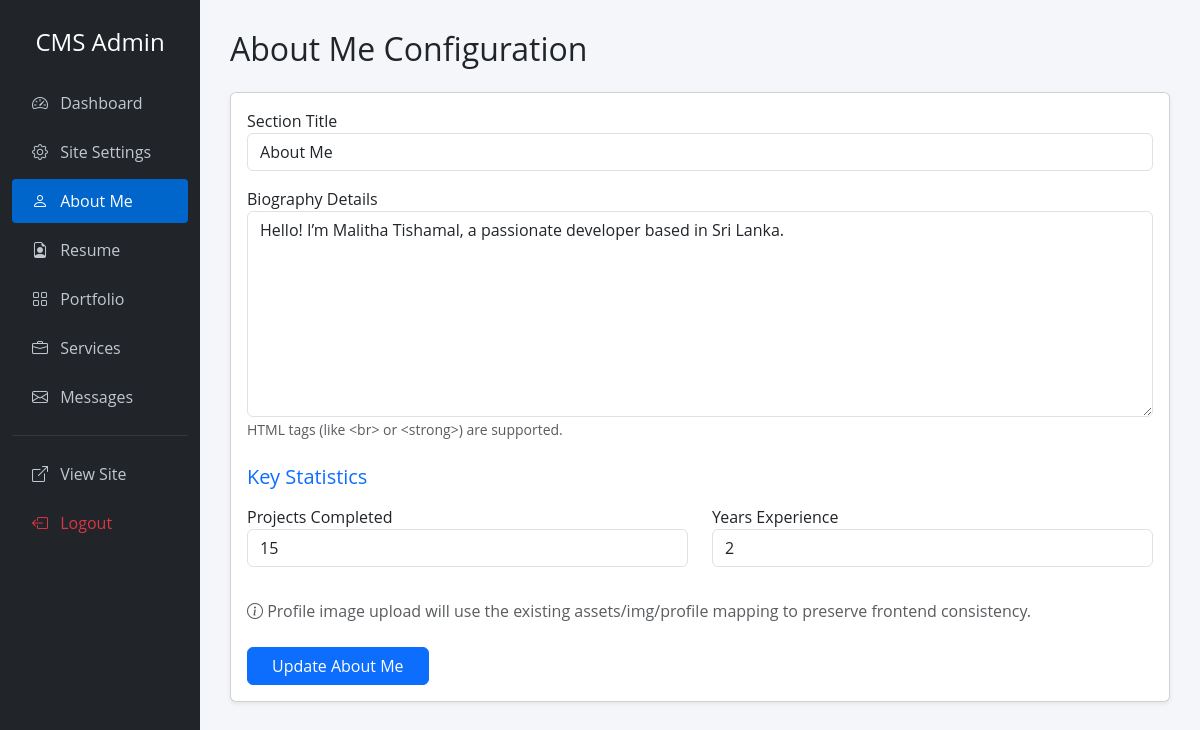
Page /admin/about.php (signed in) on the committed database.
### tables this page shows
CREATE TABLE IF NOT EXISTS `about_section` (
  `id` int NOT NULL DEFAULT 1,
  `title` varchar(255) DEFAULT 'About Me',
  `bio` text,
  `profile_image` varchar(255) DEFAULT 'assets/img/profile/profile-malitha.jpg',
  `stat_projects` int DEFAULT 15,
  `stat_experience` int DEFAULT 2,
  PRIMARY KEY (`id`)
);

### admin/about.php (the view, shortened to what this page needs)
<?php
require_once 'includes/db.php';
$res = $conn->query("SELECT * FROM about_section WHERE id = 1");
$about = $res->fetch_assoc();
?>
<!DOCTYPE html>
<html lang="en">
<head>
    <link href="https://cdn.jsdelivr.net/npm/bootstrap@5.3.0/dist/css/bootstrap.min.css" rel="stylesheet">
    <link href="https://cdn.jsdelivr.net/npm/bootstrap-icons@1.10.5/font/bootstrap-icons.css" rel="stylesheet">
</head>
<body>
<div class="container-fluid">
    <div class="row">
        <div class="col-md-2 d-none d-md-block sidebar">
            <h4 class="text-center text-white mb-4 mt-2">CMS Admin</h4>
            <a href="index.php"><i class="bi bi-speedometer2 me-2"></i> Dashboard</a>
            <a href="settings.php"><i class="bi bi-gear me-2"></i> Site Settings</a>
            <a href="about.php" class="active"><i class="bi bi-person me-2"></i> About Me</a>
            <a href="resume.php"><i class="bi bi-file-earmark-person me-2"></i> Resume</a>
            <a href="portfolio.php"><i class="bi bi-grid me-2"></i> Portfolio</a>
            <a href="services.php"><i class="bi bi-briefcase me-2"></i> Services</a>
            <a href="messages.php"><i class="bi bi-envelope me-2"></i> Messages</a>
            <hr class="text-secondary">
            <a href="../index.php" target="_blank"><i class="bi bi-box-arrow-up-right me-2"></i> View Site</a>
            <a href="logout.php" class="text-danger"><i class="bi bi-box-arrow-left me-2"></i> Logout</a>
        </div>
        <div class="col-md-10 content">
            <h2>About Me Configuration</h2>
            <div class="card shadow-sm mt-4">
                <div class="card-body">
                    <form method="POST">
                        <div class="mb-3">
                            <label>Section Title</label>
                            <input type="text" name="title" class="form-control" value="<?php echo htmlspecialchars($about['title']); ?>">
                        </div>
                        <div class="mb-3">
                            <label>Biography Details</label>
                            <textarea name="bio" class="form-control" rows="8"><?php echo htmlspecialchars($about['bio']); ?></textarea>
                            <small class="text-muted">HTML tags (like &lt;br&gt; or &lt;strong&gt;) are supported.</small>
                        </div>
                        <h5 class="mt-4 mb-3 text-primary">Key Statistics</h5>
                        <div class="row">
                            <div class="col-md-6 mb-3">
                                <label>Projects Completed</label>
                                <input type="number" name="stat_projects" class="form-control" value="<?php echo (int)$about['stat_projects']; ?>">
                            </div>
                            <div class="col-md-6 mb-3">
                                <label>Years Experience</label>
                                <input type="number" name="stat_experience" class="form-control" value="<?php echo (int)$about['stat_experience']; ?>">
                            </div>
                        </div>
                        <p class="text-muted mt-3 mb-4"><i class="bi bi-info-circle"></i> Profile image upload will use the existing assets/img/profile mapping to preserve frontend consistency.</p>
                        <div class="mt-4">
                            <button type="submit" class="btn btn-primary px-4">Update About Me</button>
                        </div>
                    </form>
                </div>
            </div>
        </div>
    </div>
</div>
</body>
</html>

### admin/about.php (style rules this page uses)
body { background-color: #f4f6f9; font-family: 'Open Sans', sans-serif; }
.sidebar { background-color: #212529; min-height: 100vh; padding-top: 20px; color: #fff; }
.sidebar a { color: #c2c7d0; text-decoration: none; display: block; padding: 10px 20px; margin-bottom: 5px; border-radius: 4px; }
.sidebar a:hover, .sidebar a.active { background-color: #0066cc; color: #fff; }
.content { padding: 30px; }

### rows in the picture
about_section: title "About Me", bio "Hello! I’m Malitha Tishamal, a passionate developer based in Sri Lanka.", stat_projects "15", stat_experience "2"
